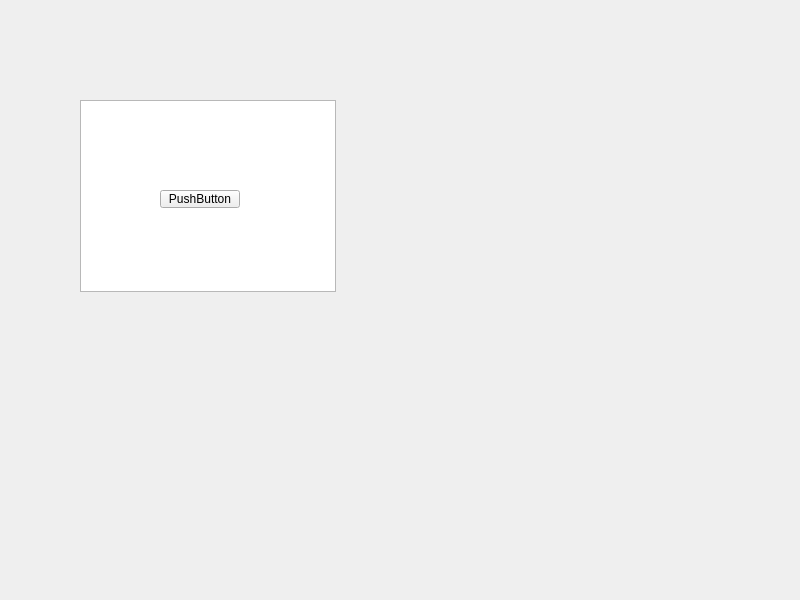
<?xml version="1.0" encoding="UTF-8"?>
<ui version="4.0">
 <class>MainWidget</class>
 <widget class="QWidget" name="MainWidget">
  <property name="geometry">
   <rect>
    <x>0</x>
    <y>0</y>
    <width>800</width>
    <height>600</height>
   </rect>
  </property>
  <property name="windowTitle">
   <string>MainWidget</string>
  </property>
  <widget class="QListWidget" name="listWidget">
   <property name="geometry">
    <rect>
     <x>80</x>
     <y>100</y>
     <width>256</width>
     <height>192</height>
    </rect>
   </property>
  </widget>
  <widget class="QPushButton" name="pushButton">
   <property name="geometry">
    <rect>
     <x>160</x>
     <y>190</y>
     <width>80</width>
     <height>18</height>
    </rect>
   </property>
   <property name="text">
    <string>PushButton</string>
   </property>
  </widget>
 </widget>
 <resources/>
 <connections/>
</ui>
